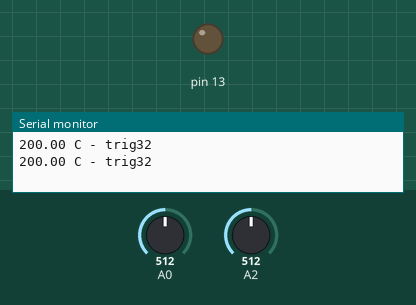
This sketch was run on a simulated Arduino Uno, built with avr-gcc and run on an emulated ATmega328P. Parts: output pins drawn as LEDs (lit = HIGH), the last lines printed to the serial monitor. Inputs (shaded band) come from the test bench; at power-on: A0 = 512, A2 = 512.

Above: at 5.8 s.
5.9 s: A0 set to 179
11.9 s: A0 set to 155
At 15.8 s:
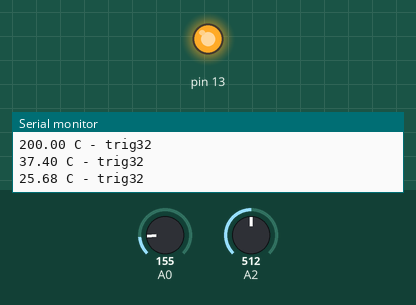
17.9 s: A0 set to 306
At 20.8 s:
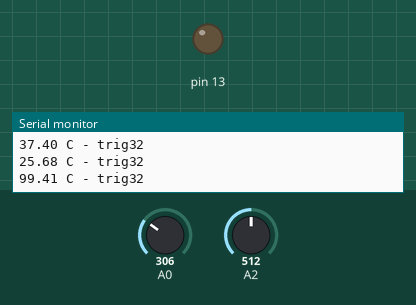
23.9 s: A0 set to 122
At 25.8 s:
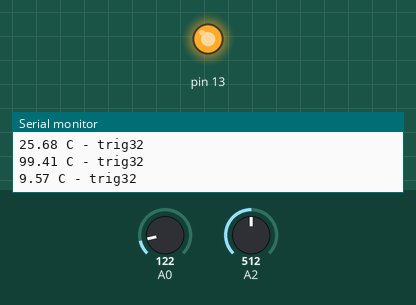
Timing chart, 0 to 27.3 s (numbered marks = the images above; inputs shaded):
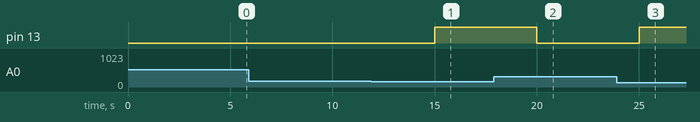

The sketch:

example.ino
```cpp
void setup() {
pinMode (13, OUTPUT);
Serial.begin (9600);
}

void loop() {
  int v1 = analogRead(A0);
  int v2 = analogRead(A2);
  float mv1 = ( v1/1024.0)*5000; //value in millivolt
  mv1 = mv1-500; //value in millivolt after °C
  float cel = mv1/10; //°C degrees considering +10mV = +1°C

  Serial.print(cel);
  Serial.print(" C");

  v2 = map(v2, 0, 1024, 20, 45);

  Serial.print(" - trig");
  Serial.print(v2);
  Serial.println();
if (v2 > cel)
{
digitalWrite (13, HIGH);
}
else
{
digitalWrite (13, LOW);
}
delay(5000);        // delay in between reads for stability
}
```

Measured:
- the behaviour switches between 168 and 167 on A0 (found by bisection; images 0 and 1)
- after the input at 11.9 s, pin 13: LOW → HIGH after 3.1 s
- after the input at 17.9 s, pin 13: HIGH → LOW after 2.1 s
- after the input at 23.9 s, pin 13: LOW → HIGH after 1.1 s
